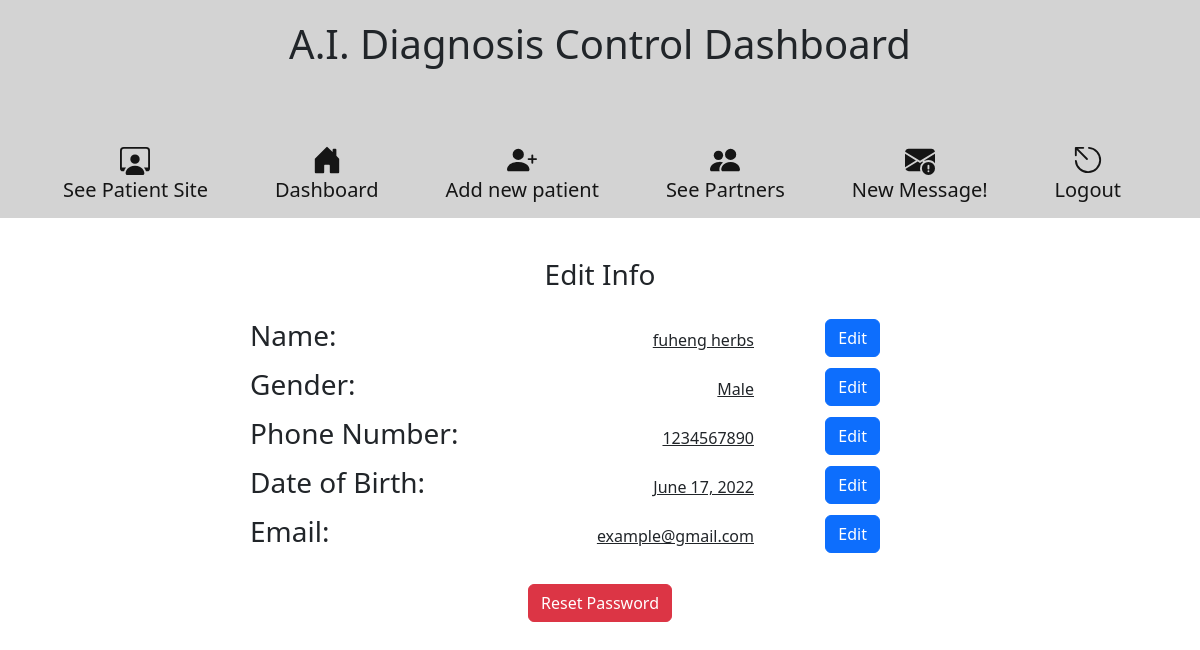
The app's page /host/8/settings, older data.
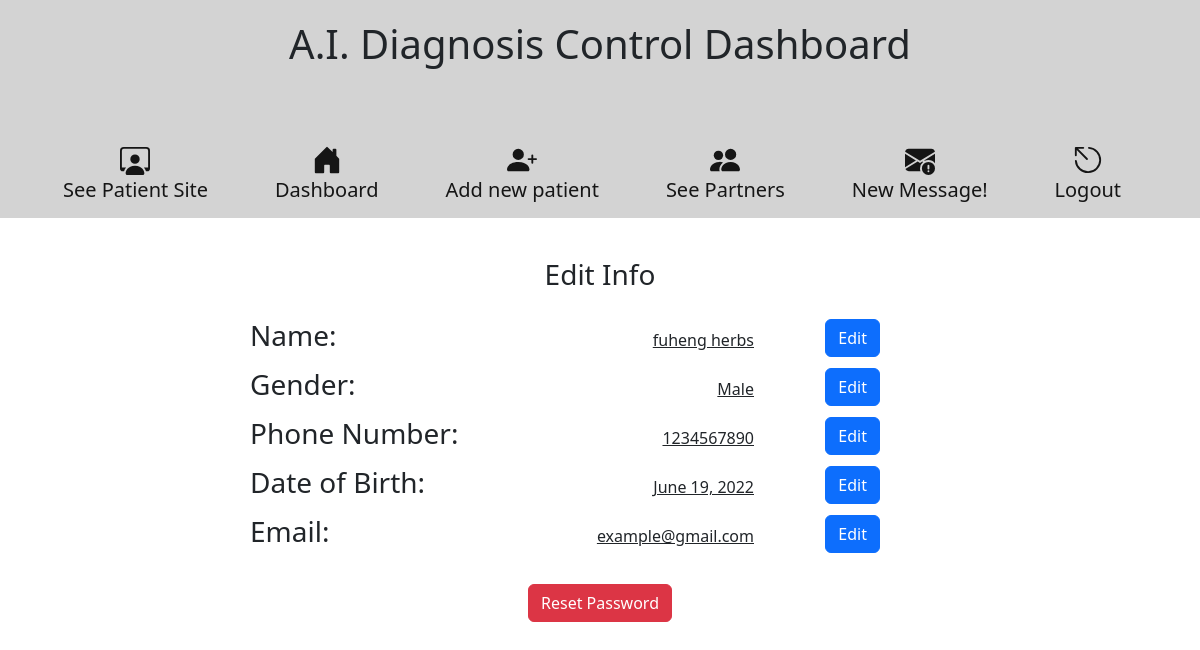
The same page, newer data.
### firstTrial/models.py (models this page shows)
class Patient(models.Model):
    firstName = models.CharField(max_length=45)
    lastName = models.CharField(max_length=45)
    email = models.EmailField(max_length=70)
    password = models.CharField(max_length=255)
    sex = models.CharField(max_length=20)
    date_of_birth = models.DateField(null=False, blank=False)
    phone_number = models.CharField( max_length=10)
    insurance = models.CharField(max_length=45)
    insuranceId = models.CharField(max_length=45)
    hearUs = models.CharField(max_length=45)
    referByFriend = models.CharField(max_length=105)
    created_at = models.DateTimeField(auto_now_add=True)
    updated_at = models.DateTimeField(auto_now=True)
    objects = PatientManager()

### firstTrial/views.py (the view)
# urls.py: path('host/<int:patient_id>/settings', views.host_edit_account),
def host_edit_account(request, patient_id):
    context = {
        'patient':Patient.objects.get(id = patient_id)
    }
    return render (request, "editPatient.html", context)

### firstTrial/templates/editPatient.html (shortened to what this page needs)
<!DOCTYPE html>
<html lang="en">
<head>
    <meta name="viewport" content="width=device-width, initial-scale=1.0"> {% load static %}
    <link rel="stylesheet" href="{% static 'css/style.css' %}">
    <link href="https://cdn.jsdelivr.net/npm/bootstrap@5.1.3/dist/css/bootstrap.min.css" rel="stylesheet">
    <link href="https://cdn.jsdelivr.net/npm/bootstrap@5.2.0/dist/css/bootstrap.min.css" rel="stylesheet">
    <link href="https://getbootstrap.com/docs/5.2/assets/css/docs.css" rel="stylesheet">
</head>
<body>
    <center class="dashboard-header">
        <div class="host-header">
            <h1>A.I. Diagnosis Control Dashboard</h1>
        </div>
        <nav class="small-nav navbar navbar-expand-lg" style="background-color: lightgrey;">
            <div class="container-fluid" style="justify-content:space-evenly;">
                <a class="navbar-brand" href="/" target="_blank"><br> See Patient Site</a>
                <a href="/host/login" class="navbar-brand"> <br> Dashboard </a>
                <a class="navbar-brand" href="/host/newPatient"> <br> Add new patient</a>
                <a class="navbar-brand" href="/host/seepartners"> <br> See Partners</a>
                <a class="navbar-brand" href="/host/message/new"> <br> New Message!</a>
                <a class="navbar-brand" href="/logout"> <br> Logout</a>
            </div>
        </nav>
    </center>
    <div style="width: 700px; margin:20px auto">
        <h3 style="text-align: center; padding: 20px;">Edit Info</h3>
        <div class="info">
            <div class="info2" id="patientName">
                <h3>Name:</h3>
                <p>{{patient.firstName}} {{patient.lastName}}</p>
            </div>
            <div class="edit">
                <button class="btn btn-primary" id="editbtn-name" onclick=editName()>Edit</button>
            </div>
        </div>
        <div class="info">
            <div class="info2" id="patientGender">
                <h3>Gender: </h3>
                <p>{{patient.sex}}</p>
            </div>
            <div class="edit">
                <button class="btn btn-primary" id="editbtn-gender" onclick=editGender()>Edit</button>
            </div>
        </div>
        <div class="info">
            <div class="info2" id="patientPhone">
                <h3>Phone Number:</h3>
                <p>{{patient.phone_number}}</p>
            </div>
            <div class="edit">
                <button class="btn btn-primary" id="editbtn-phone" onclick=editPhone()>Edit</button>
            </div>
        </div>
        <div class="info">
            <div class="info2" id="patientdob">
                <h3>Date of Birth: </h3>
                <p>{{patient.date_of_birth}}</p>
            </div>
            <div class="edit">
                <button class="btn btn-primary" id="editbtn-dob" onclick=editdob()>Edit</button>
            </div>
        </div>
        <div class="info">
            <div class="info2" id="patientemail">
                <h3>Email: </h3>
                <p>{{patient.email}}</p>
            </div>
            <div class="edit">
                <button class="btn btn-primary" id="editbtn-email" onclick=editemail()>Edit</button>
            </div>
        </div>
        <center style="margin-top:20px;">
            <form action="/host/resetpassword/{{patient.id}}" method="POST">
                <button class="btn btn-danger">Reset Password</button>
            </form>
        </center>
    </div>
</body>
</html>

Row changes from the older to the newer data that the page shows:
changed Patient "fuheng": date_of_birth "June 17, 2022" → "June 19, 2022"
